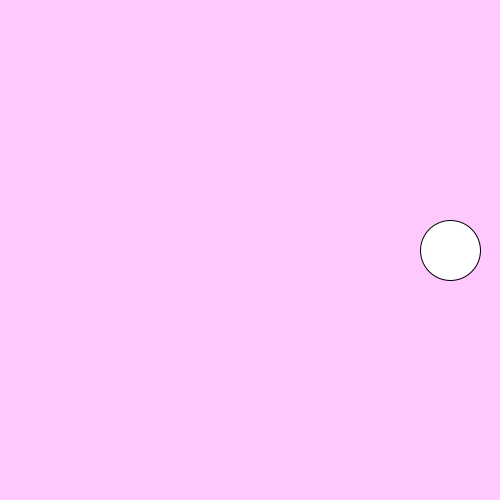
Frame 1 (no input)
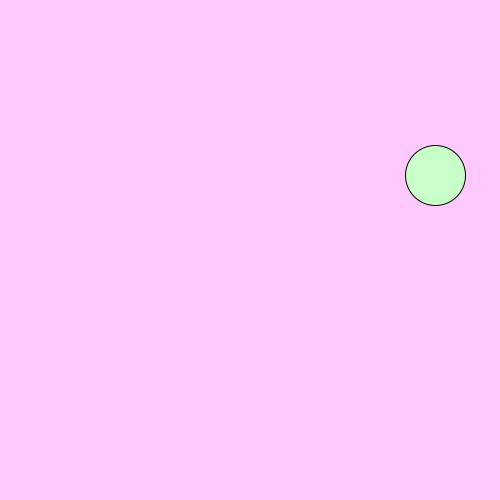
Frame 60 (the mouse pressed at the canvas centre just before this capture)
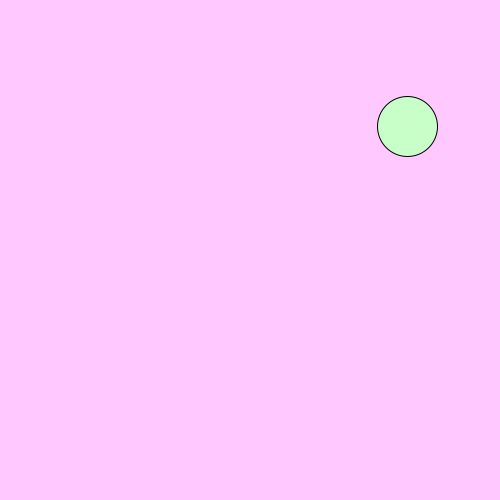
Frame 120 (the mouse held since frame 60 and released just before this capture)

The Processing sketch that drew these frames (run headless with seeded random() and noise(); from frame 60 on, the mouse is pressed at the canvas centre):

// Processing sketch: CircleRotate
// ── CircleRotate.pde
void setup()
{
  size(500, 500);
}

float x = 0;
float y = 0;
float rotateR = 200;
float r = 30;
float th = 0;

void draw() 
{
  background(255,200,255);
   x = rotateR * cos(th) + 250;
   y = rotateR * sin(th) + 250;
   th += 0.1;
   circle(x,y,r*2);
   color a = color(200, 255, 200);
   fill(a);
}
